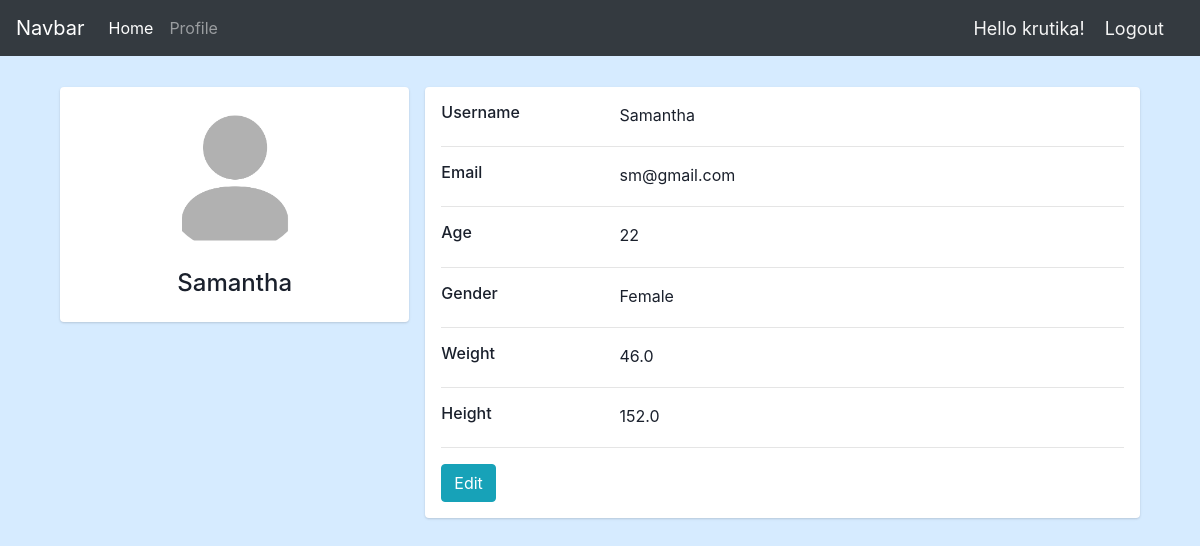
/profile/5/ (signed in), run on the app's committed database.
### cc/models.py (models this page shows, shortened)
class Customer(models.Model):
    CATEGORY = (
        ('Active','Active'),
        ('Moderately active','Moderately active'),
        ('Inactive','Inactive')
    )
    GENDER = (
        ('Male','Male'),
        ('Female','Female'),
        ('Other', 'Other')
    )
    user = models.OneToOneField(User, null=True, on_delete=models.CASCADE)
    name = models.CharField(max_length=200,null=True)
    email = models.CharField(max_length=100,unique=True,null=True)
    date_created = models.DateTimeField(auto_now_add=True)
    age = models.IntegerField(null=True)
    weight = models.FloatField(null=True)
    height = models.FloatField(null=True)
    gender = models.CharField(max_length=50, null=True, choices=GENDER)
    category = models.CharField(max_length=50, null=True,choices=CATEGORY)

### cc/views.py (the view)
# urls.py: path('profile/<str:pk>/', views.profilePage, name="profile_page"),
@login_required(login_url = 'login')
def profilePage(request, pk):
    customer = Customer.objects.get(id=pk)
    context = {'customer':customer}
    return render(request, 'cc/profilePage.html', context)

### cc/templates/cc/profilePage.html
{% extends 'cc/main.html' %}
{% load static %}
{% block content %}
<div class="container">
    <div class="main-body">
        <div class="row gutters-sm mt-3">
            <div class="col-md-4 mb-3">
                <div class="card">
                    <div class="card-body">
                        <div class="d-flex flex-column align-items-center text-center">
                            <img src="{% static '/images/user.png' %}" class="rounded-circle" width="150">
                            <div class="mt-3"><h4>{{customer.name|title}}</h4></div>
                        </div>
                    </div>
                </div>
            </div>
            <div class="col-md-8">
                <div class="card">
                    <div class="card-body">
                        <div class="row">
                            <div class="col-sm-3"><h6>Username</h6></div>
                            <div class="col-sm-9">{{customer.name}}</div>
                        </div>
                        <hr>
                        <div class="row">
                            <div class="col-sm-3"><h6>Email</h6></div>
                            <div class="col-sm-9">{{customer.email}}</div>
                        </div>
                        <hr>
                        <div class="row">
                            <div class="col-sm-3"><h6>Age</h6></div>
                            <div class="col-sm-9">{{customer.age}}</div>
                        </div>
                        <hr>
                        <div class="row">
                            <div class="col-sm-3"><h6>Gender</h6></div>
                            <div class="col-sm-9">{{customer.gender}}</div>
                        </div>
                        <hr>
                        <div class="row">
                            <div class="col-sm-3"><h6>Weight</h6></div>
                            <div class="col-sm-9">{{customer.weight}}</div>
                        </div>
                        <hr>
                        <div class="row">
                            <div class="col-sm-3"><h6>Height</h6></div>
                            <div class="col-sm-9">{{customer.height}}</div>
                        </div>
                        <hr>
                        <div class="row">
                            <div class="col-sm-12">
                                <a class="btn btn-info " href="{% url 'customer_details' request.user.customer.id %}">Edit</a>
                            </div>
                        </div>
                    </div>
                </div>
            </div>
        </div>
    </div>
</div>
{% endblock %}

### cc/templates/cc/navbar.html (shortened to what this page needs)
<nav class="navbar navbar-expand-lg navbar-dark bg-dark">
    <a class="navbar-brand" href="#">Navbar</a>
    <div class="collapse navbar-collapse" id="navbarSupportedContent">
      <ul class="navbar-nav mr-auto">
        <li class="nav-item active">
          <a class="nav-link" href="{% url 'home' request.user.customer.id %}">Home <span class="sr-only">(current)</span></a>
        </li>
        <li class="nav-item">
          <a class="nav-link" href="{% url 'profile_page' request.user.customer.id %}">Profile</a>
        </li>
    </div>
    <span class="msg" style="font-size: 18px; color: whitesmoke; margin-right: 20px;">Hello {{request.user}}!</span>
    <span><a class="msg" href="{% url 'logout' %}" style="font-size: 18px; color: whitesmoke; margin-right: 20px;">Logout</a></span>
  </nav>

### static/css/main.css (style rules this page uses)
body { background-color: rgb(214, 235, 255); }
body { color: #1a202c; text-align: left; }
.main-body { padding: 15px; }
.card { box-shadow: 0 1px 3px 0 rgba(0,0,0,.1), 0 1px 2px 0 rgba(0,0,0,.06); }
.card { position: relative; display: flex; flex-direction: column; min-width: 0; word-wrap: break-word; background-color: #fff; background-clip: border-box; border: 0 solid rgba(0,0,0,.125); border-radius: .25rem; }
.card-body { flex: 1 1 auto; min-height: 1px; padding: 1rem; }
.gutters-sm { margin-right: -8px; margin-left: -8px; }
.gutters-sm>.col, .gutters-sm>[class*=col-] { padding-right: 8px; padding-left: 8px; }
.mb-3, .my-3 { margin-bottom: 1rem!important; }

### data on the page
Customer: name "Samantha", email "sm@gmail.com", age "22", gender "Female", weight "46.0", height "152.0"

### other printed values
{{ request.user }} "krutika"
